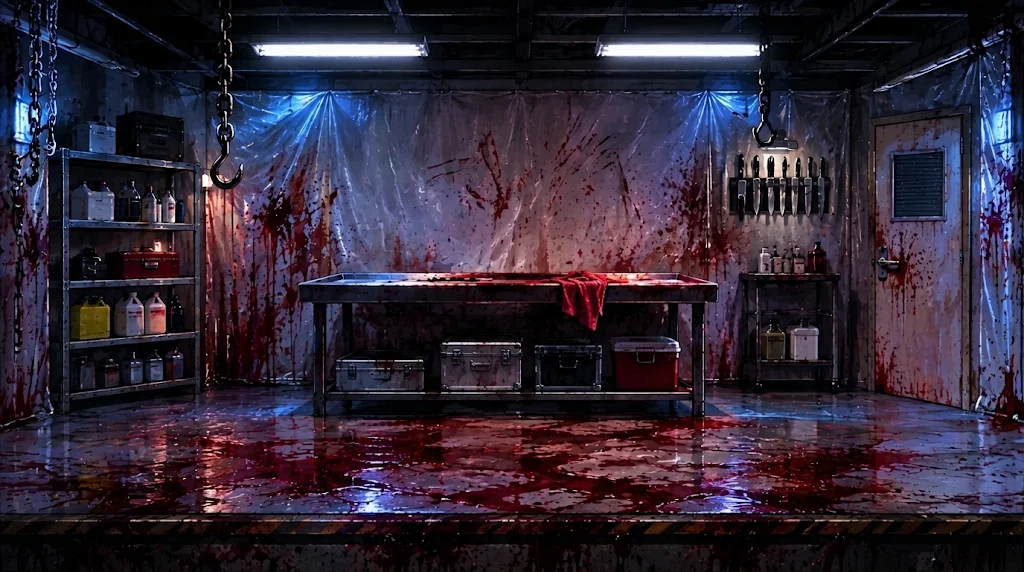
#> input picture art/killroom/original.webp, 1024 x 572 px, given in place of A_src.webp, which was not available
$ python prep.py ../art/killroom
#> lines starting #> are read from the running program, lines starting #| are printed output that depends on the picture; after the words box and inside, x2 and y2 are one past the last pixel; in counts of white or black regions, pixels touching at a corner belong together
"""Lift each source sheet off its backdrop into a real alpha channel.

Why alpha travels instead of a key colour: keying downstream forces the key to
be a hue the art does not contain, and no single hue is safe for everyone --
Mordemir's flame is green, Devilette's energy went purple, then cyan and pink.
The backdrop comes off once, here, with the best information available, and the
alpha goes with the art from then on.

How the alpha is found: a backdrop screen contaminates everything drawn over it,
so a soft glow really is part backdrop and belongs at part alpha. Measuring how
far a pixel leans toward the backdrop's hue gets that right; measuring distance
to the backdrop colour does not -- it calls a green-blended glow fully opaque
and leaves it green. Leaning is then removed from the colour as well (despill),
so edges and glows keep their own hue rather than a tint of the screen.

The backdrop colour is the single most common colour in the image, never
sampled from the border -- a sheet's own grid lines sit exactly there.

--keep-enclosed is for art that contains the backdrop's own hue, where a gap
between limbs cannot be told from an effect. It keeps every region the figure
encloses, at the cost of leaving backdrop in those gaps.

A NEUTRAL backdrop -- black, white, or any grey -- takes a different path,
chosen automatically when the modal colour's channels sit within NEUTRAL_SPREAD
of each other. Leaning is meaningless there: grey leans nowhere, so there is no
hue to measure against. A black hoodie on black, or white sneakers on white,
is separated only by the outline the art draws around the figure. So the
backdrop is filled inward from the border and everything the outline encloses
is kept, which is what --keep-enclosed does for a coloured screen, except that
here it is the rule rather than the exception. Outside that silhouette, alpha
follows distance from the backdrop, so a glow that spills past the outline
fades out instead of ending at it. Nothing is despilled: a neutral screen
contaminates by lightening or darkening, and neither can be undone.

Writes raw<sheet>.png as RGBA.
"""
import sys
import numpy as np
from PIL import Image
from scipy import ndimage

LO, HI = 28, 95          # leaning below LO is fully opaque, above HI fully clear
DESPILL = 0.15           # fraction of the backdrop-hue excess left behind
NEUTRAL_SPREAD = 20      # modal channels this close together mean no hue to lean on
NEAR_BG = 40             # an enclosed pixel this close to the screen colour IS screen
NEUTRAL_LO, NEUTRAL_HI = 8, 60   # distance ramp for art that spills past the outline


def prep_neutral(f, bg):
    """Alpha for a backdrop with no hue: the outline encloses the figure, and
    distance from the backdrop carries whatever escapes it."""
    dist = np.abs(f - bg.astype(np.float32)).max(axis=2)
    flat = dist <= NEUTRAL_LO
    lab, _ = ndimage.label(flat)
    edge = set(np.unique(np.concatenate([lab[0], lab[-1], lab[:, 0], lab[:, -1]]))) - {0}
    outside = np.isin(lab, list(edge))             # backdrop the border can reach
    spill = np.clip((dist - NEUTRAL_LO) / (NEUTRAL_HI - NEUTRAL_LO), 0, 1)
    return np.maximum((~outside).astype(np.float32), spill), int((~outside).sum())


def prep(src, out, keep_enclosed=False, bleed=14):
#> called with src = '../art/killroom/A_src.webp', out = '../art/killroom/rawA.png', keep_enclosed = False, bleed = 14
    f = np.array(Image.open(src).convert('RGB')).astype(np.float32)
    cols, counts = np.unique(f.astype(np.int16).reshape(-1, 3), axis=0, return_counts=True)
    bg = cols[counts.argmax()]
#> bg = [1, 1, 1]
    neutral = bool(bg.max() - bg.min() <= NEUTRAL_SPREAD)
#> neutral = True
    dom = int(np.argmax(bg))                      # which channel the screen is
#> dom = 0
    others = [c for c in range(3) if c != dom]
#> others = [1, 2]

    if neutral:
        alpha, enclosed_n = prep_neutral(f, bg)
#> in prep_neutral, `dist = np.abs(f - bg.astype(np.float32)).max(axis=2)`:
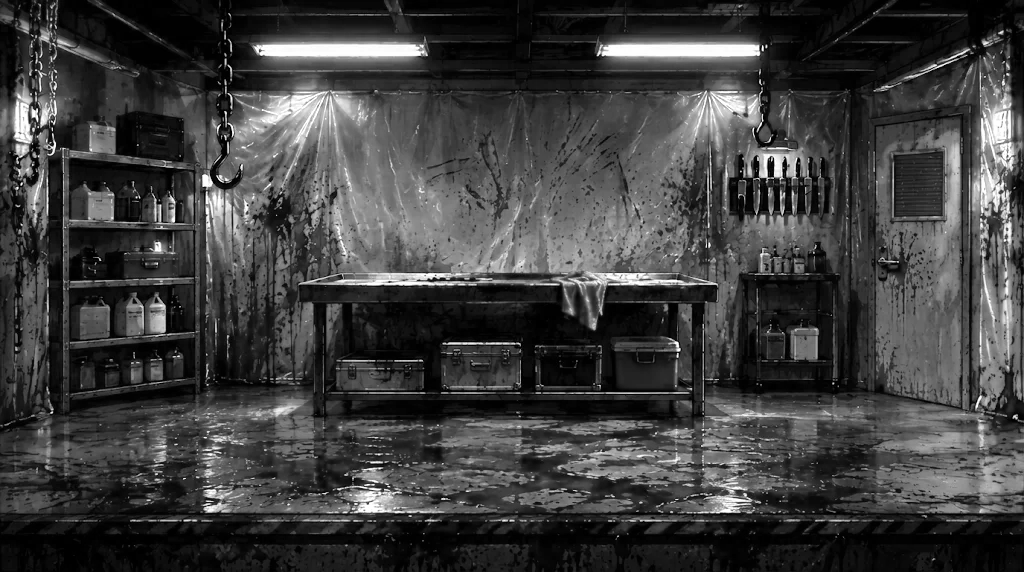
#> dist: shape (572, 1024) float32; min 0, max 254, mean 62.7
#> in prep_neutral, `flat = dist <= NEUTRAL_LO`:
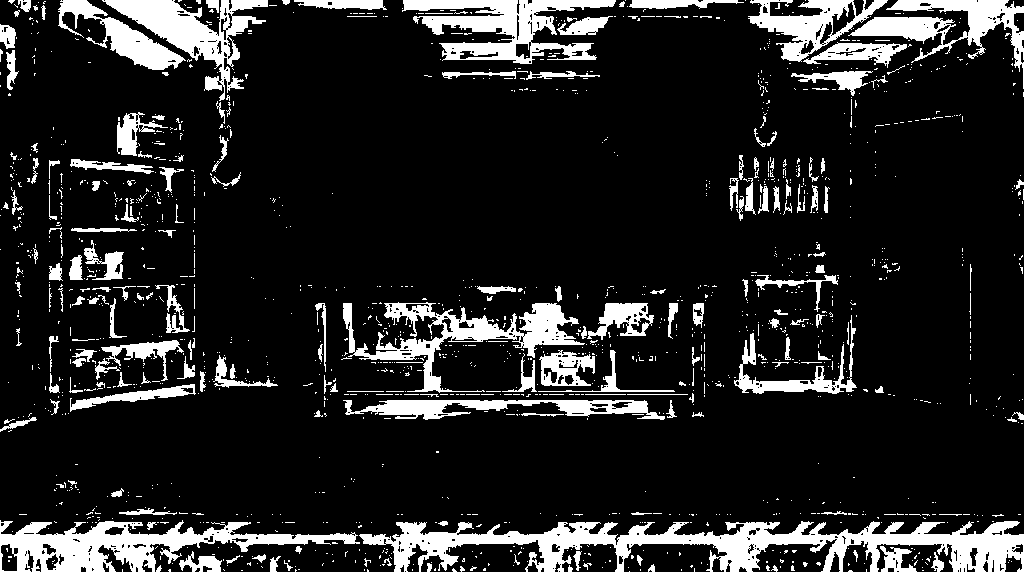
#> flat: shape (572, 1024) bool; 14.2% white; 1513 white regions (1318 under 20 px), largest, box (x1, y1, x2, y2) and area: (359, 521, 1024, 572) 14618, (0, 520, 360, 572) 7796, (402, 0, 616, 64) 6145
#> in prep_neutral, `lab, _ = ndimage.label(flat)`:
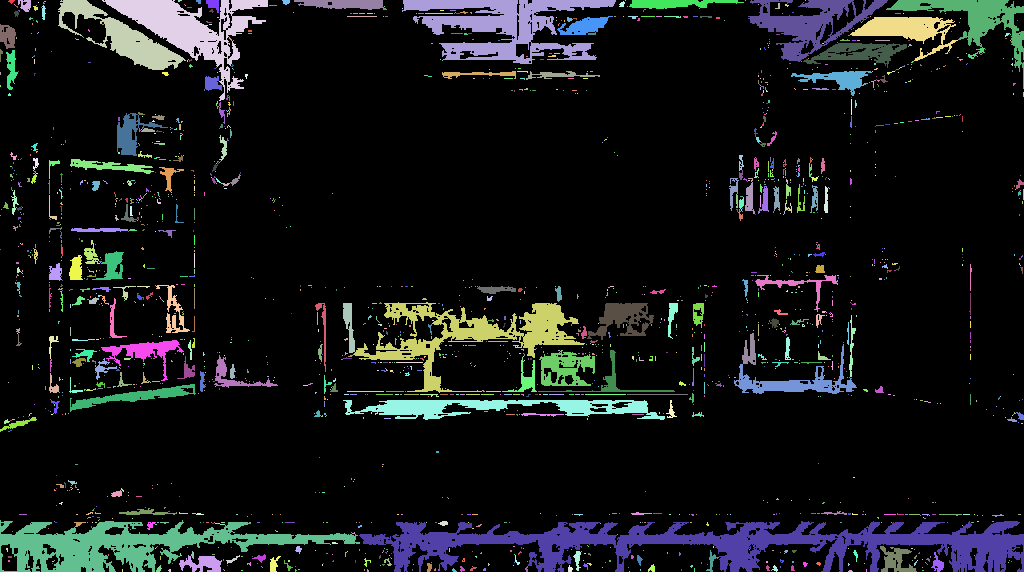
#> lab: shape (572, 1024) int32; 1958 distinct labels, from 0 to 1957; one colour per label, 0 black
#> in prep_neutral, `edge = set(np.unique(np.concatenate([lab[0], lab[-1], lab[:, 0], lab[:..`: edge = 50 items
#> in prep_neutral, `outside = np.isin(lab, list(edge))`:
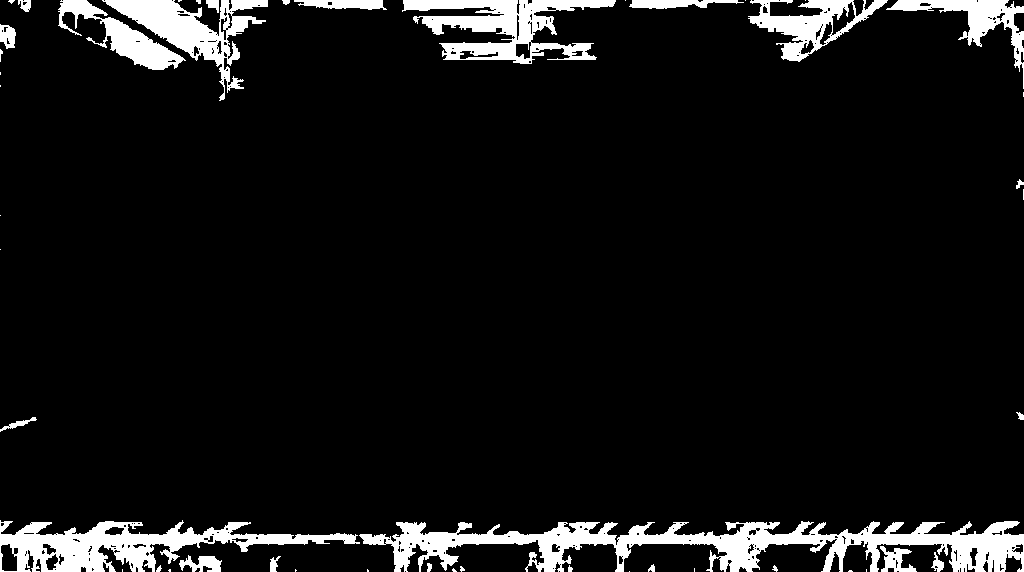
#> outside: shape (572, 1024) bool; 7.8% white; 48 white regions (22 under 20 px), largest, box (x1, y1, x2, y2) and area: (359, 521, 1024, 572) 14592, (0, 520, 360, 572) 7733, (402, 0, 616, 64) 6141
#> in prep_neutral, `spill = np.clip((dist - NEUTRAL_LO) / (NEUTRAL_HI - NEUTRAL_LO), 0, 1)`:
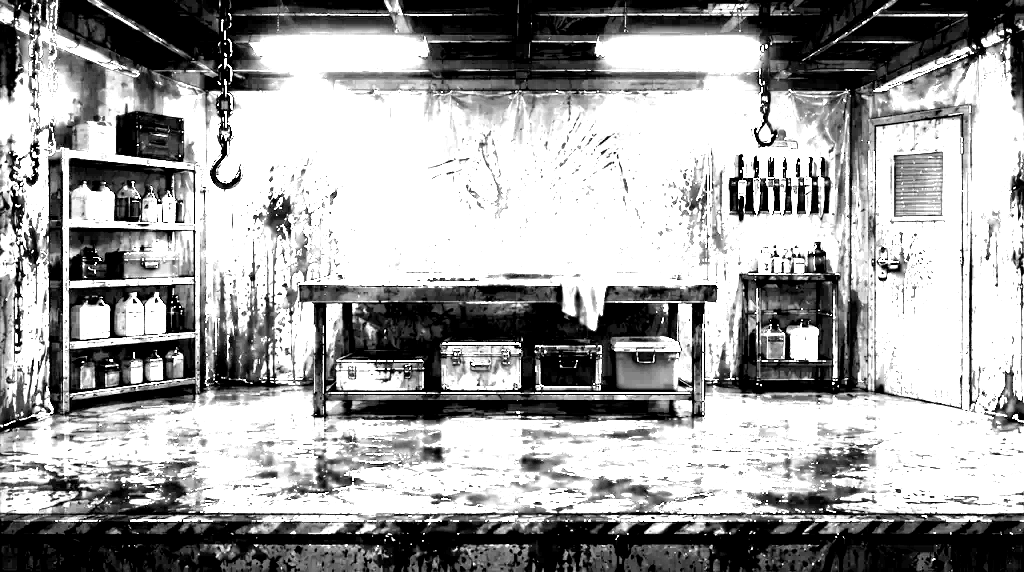
#> spill: shape (572, 1024) float32; min 0, max 1, mean 0.628
#> enclosed_n = 540311
    else:
        orig = f.copy()
        rest = np.maximum(f[..., others[0]], f[..., others[1]])
        lean = f[..., dom] - rest
        alpha = 1 - np.clip((lean - LO) / (HI - LO), 0, 1)

        # Despill: pull the screen's channel back down toward the other two.
        f[..., dom] = np.where(lean > 0, rest + lean * DESPILL, f[..., dom])

    clear = alpha < 0.5
    if not neutral:
        lab, _ = ndimage.label(clear)
        edge = set(np.unique(np.concatenate([lab[0], lab[-1], lab[:, 0], lab[:, -1]]))) - {0}
        enclosed = clear & ~np.isin(lab, list(edge))
        enclosed_n = int(enclosed.sum())
        if keep_enclosed:
            # Keep only the enclosed pixels that are not the screen's own colour.
            # "Enclosed" catches two different things at once: the character's
            # green trim, which must be kept, and real screen trapped between an
            # arm and a body, which must not. Keeping the lot put a slab of flat
            # green under Blynd's arm. Colour distance separates them easily --
            # his trim is a dark yellow-green, the screen is saturated.
            own = enclosed & (np.abs(orig - bg).max(axis=2) > NEAR_BG)
            enclosed_n = int(own.sum())
            # Restoring alpha is only half of it. Keeping a pixel means calling
            # it figure, so it was never contaminated -- take its colour back
            # too. Without this Blynd's trim came back opaque but despilled to a
            # dull olive, which reads pink over the stage.
            alpha[own] = 1.0
            f[own] = orig[own]

    # Bleed opaque colour outward. Nothing sees these pixels, but the upscaler
    # does, and a hard edge against flat colour makes it invent a fringe.
    solid = alpha > 0.5
    if bleed and solid.any():
        idx = ndimage.distance_transform_edt(~solid, return_distances=False,
                                             return_indices=True)
        grow = ndimage.binary_dilation(solid, np.ones((3, 3)), iterations=bleed)
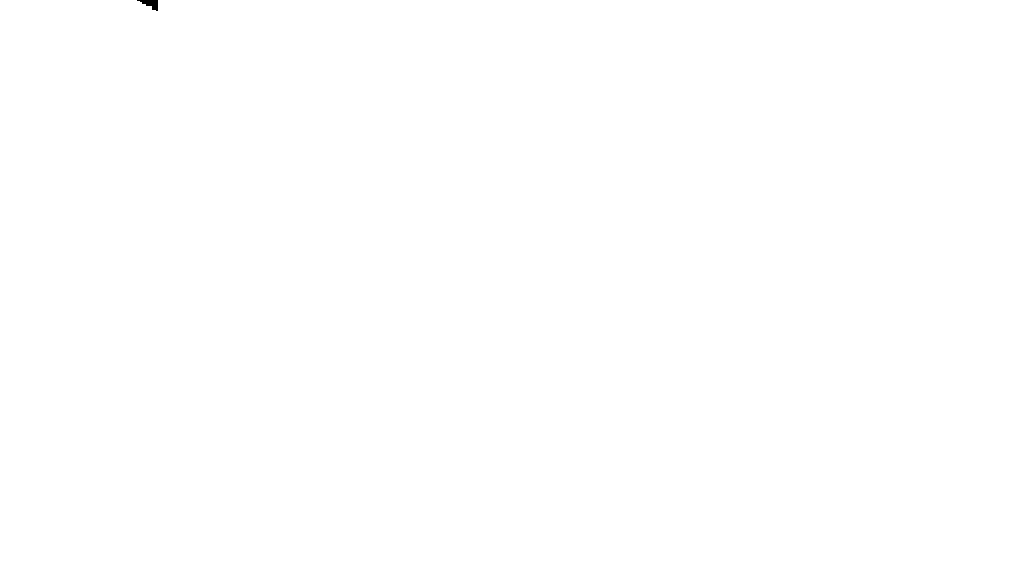
#> grow: shape (572, 1024) bool; 100% white; 1 black region, box (x1, y1, x2, y2) and area: (137, 0, 158, 11) 121
        f = np.where((~solid & grow)[..., None], f[tuple(idx)], f)

    rgba = np.dstack([f, alpha * 255]).clip(0, 255).astype(np.uint8)
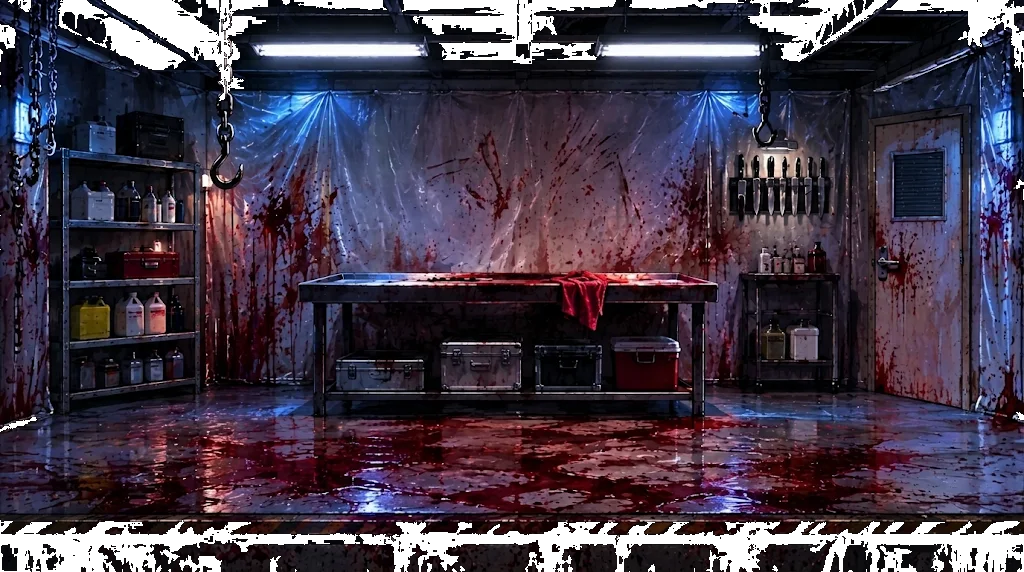
#> rgba: shape (572, 1024, 4); mean R, G, B, A 50.7, 40.1, 56.1, 235.2; transparent parts drawn white
    Image.fromarray(rgba, 'RGBA').save(out)
    soft = ((alpha > .03) & (alpha < .97)).mean()
#> soft = 0
    how = 'NEUTRAL, filled from the border' if neutral else f'channel "{"RGB"[dom]}"'
#> how = 'NEUTRAL, filled from the border'
    kept = 'enclosed by the outline' if neutral else ('kept' if keep_enclosed else 'cleared')
#> kept = 'enclosed by the outline'
    print(f'{src.split("/")[-1]}: screen {bg.astype(int).tolist()} {how}  '
          f'art {100*solid.mean():.1f}%  soft {100*soft:.1f}%  {enclosed_n} px {kept}')
#| A_src.webp: screen [1, 1, 1] NEUTRAL, filled from the border  art 92.2%  soft 0.0%  540311 px enclosed by the outline


if __name__ == '__main__':
    d = sys.argv[1] if len(sys.argv) > 1 else '.'
    keep = '--keep-enclosed' in sys.argv
    for k in 'ABC':
#> (the run stopped early here; a loop or call above may not have finished)
